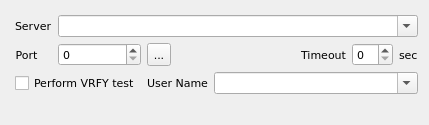
<?xml version="1.0" encoding="UTF-8"?>
<ui version="4.0">
 <class>SmtpTestWidget</class>
 <widget class="QWidget" name="SmtpTestWidget">
  <property name="geometry">
   <rect>
    <x>0</x>
    <y>0</y>
    <width>429</width>
    <height>125</height>
   </rect>
  </property>
  <property name="font">
   <font>
    <family>DejaVu Sans</family>
    <pointsize>8</pointsize>
   </font>
  </property>
  <property name="windowTitle">
   <string>Form</string>
  </property>
  <layout class="QGridLayout" name="gridLayout" rowstretch="0,0,0,0,0,0" columnstretch="0,0,0,0,0,1,0,0">
   <property name="leftMargin">
    <number>15</number>
   </property>
   <property name="topMargin">
    <number>15</number>
   </property>
   <item row="2" column="1" colspan="2">
    <widget class="QSpinBox" name="bxPort">
     <property name="sizePolicy">
      <sizepolicy hsizetype="Preferred" vsizetype="Fixed">
       <horstretch>0</horstretch>
       <verstretch>0</verstretch>
      </sizepolicy>
     </property>
    </widget>
   </item>
   <item row="2" column="4" colspan="2">
    <widget class="QLabel" name="label_3">
     <property name="sizePolicy">
      <sizepolicy hsizetype="Minimum" vsizetype="Preferred">
       <horstretch>0</horstretch>
       <verstretch>0</verstretch>
      </sizepolicy>
     </property>
     <property name="text">
      <string>Timeout</string>
     </property>
     <property name="alignment">
      <set>Qt::AlignRight|Qt::AlignTrailing|Qt::AlignVCenter</set>
     </property>
    </widget>
   </item>
   <item row="0" column="1" colspan="7">
    <widget class="QComboBox" name="cmbServer">
     <property name="sizePolicy">
      <sizepolicy hsizetype="Minimum" vsizetype="Fixed">
       <horstretch>0</horstretch>
       <verstretch>0</verstretch>
      </sizepolicy>
     </property>
     <property name="font">
      <font>
       <family>DejaVu Sans</family>
       <pointsize>8</pointsize>
      </font>
     </property>
     <property name="editable">
      <bool>true</bool>
     </property>
    </widget>
   </item>
   <item row="2" column="0">
    <widget class="QLabel" name="label_2">
     <property name="sizePolicy">
      <sizepolicy hsizetype="Maximum" vsizetype="Preferred">
       <horstretch>0</horstretch>
       <verstretch>0</verstretch>
      </sizepolicy>
     </property>
     <property name="font">
      <font>
       <family>DejaVu Sans</family>
       <pointsize>8</pointsize>
      </font>
     </property>
     <property name="text">
      <string>Port</string>
     </property>
     <property name="alignment">
      <set>Qt::AlignCenter</set>
     </property>
    </widget>
   </item>
   <item row="2" column="3">
    <widget class="QToolButton" name="btnPort">
     <property name="maximumSize">
      <size>
       <width>24</width>
       <height>24</height>
      </size>
     </property>
     <property name="text">
      <string>...</string>
     </property>
     <property name="icon">
      <iconset resource="../../qHostMonitor.qrc">
       <normaloff>:/img/browse.png</normaloff>:/img/browse.png</iconset>
     </property>
    </widget>
   </item>
   <item row="5" column="0" colspan="8">
    <spacer name="verticalSpacer">
     <property name="orientation">
      <enum>Qt::Vertical</enum>
     </property>
     <property name="sizeHint" stdset="0">
      <size>
       <width>327</width>
       <height>12</height>
      </size>
     </property>
    </spacer>
   </item>
   <item row="2" column="6">
    <widget class="QSpinBox" name="bxTimeOut"/>
   </item>
   <item row="4" column="0" colspan="3">
    <widget class="QCheckBox" name="chkPerformTest">
     <property name="text">
      <string>Perform VRFY test</string>
     </property>
    </widget>
   </item>
   <item row="0" column="0">
    <widget class="QLabel" name="label">
     <property name="sizePolicy">
      <sizepolicy hsizetype="Maximum" vsizetype="Preferred">
       <horstretch>0</horstretch>
       <verstretch>0</verstretch>
      </sizepolicy>
     </property>
     <property name="font">
      <font>
       <family>DejaVu Sans</family>
       <pointsize>8</pointsize>
      </font>
     </property>
     <property name="text">
      <string>Server</string>
     </property>
    </widget>
   </item>
   <item row="2" column="7">
    <widget class="QLabel" name="label_5">
     <property name="sizePolicy">
      <sizepolicy hsizetype="Maximum" vsizetype="Preferred">
       <horstretch>0</horstretch>
       <verstretch>0</verstretch>
      </sizepolicy>
     </property>
     <property name="text">
      <string>sec</string>
     </property>
    </widget>
   </item>
   <item row="4" column="3" colspan="2">
    <widget class="QLabel" name="label_4">
     <property name="sizePolicy">
      <sizepolicy hsizetype="Maximum" vsizetype="Preferred">
       <horstretch>0</horstretch>
       <verstretch>0</verstretch>
      </sizepolicy>
     </property>
     <property name="text">
      <string>User Name</string>
     </property>
     <property name="alignment">
      <set>Qt::AlignRight|Qt::AlignTrailing|Qt::AlignVCenter</set>
     </property>
    </widget>
   </item>
   <item row="4" column="5" colspan="3">
    <widget class="QComboBox" name="cmbUserName">
     <property name="font">
      <font>
       <family>DejaVu Sans</family>
       <pointsize>8</pointsize>
      </font>
     </property>
     <property name="editable">
      <bool>true</bool>
     </property>
    </widget>
   </item>
  </layout>
 </widget>
 <resources>
  <include location="../../qHostMonitor.qrc"/>
  <include location="../../qHostMonitor.qrc"/>
 </resources>
 <connections/>
</ui>
